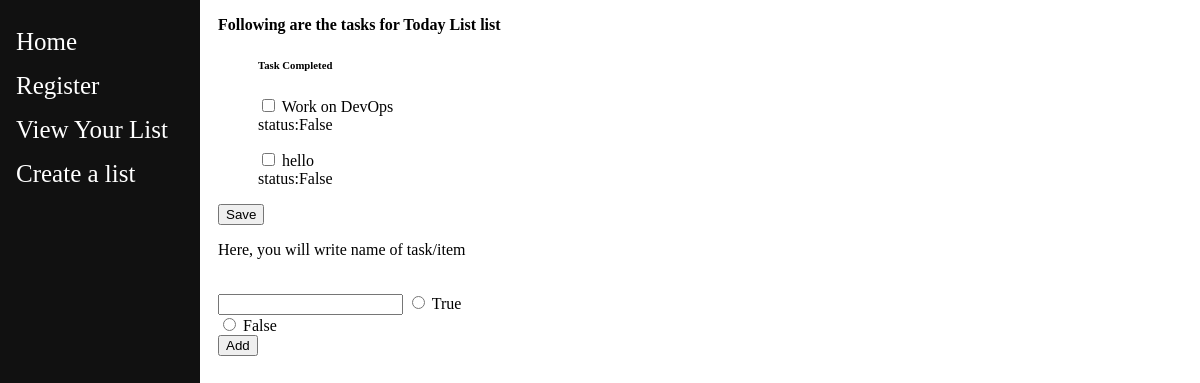
Page /1 (signed in) on the earlier database version.
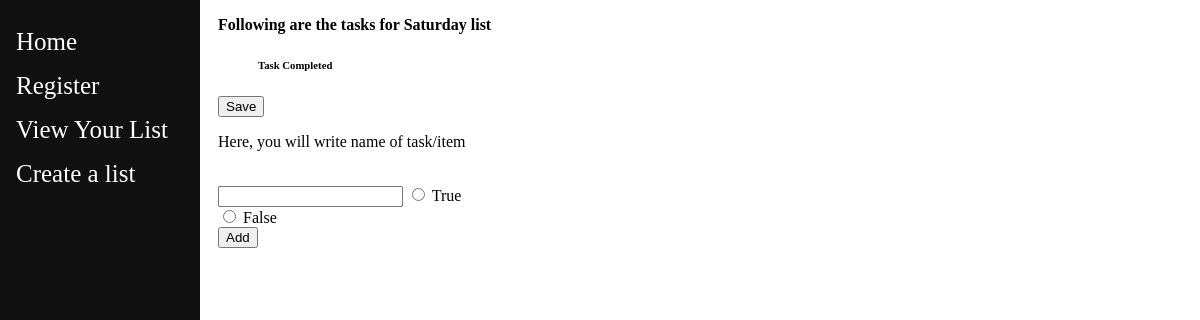
Same page on the later database version.
### main/models.py (models this page shows)
class ToDoList(models.Model):
    user =   models.ForeignKey(User,on_delete=models.CASCADE, related_name="ToDoList",null=True)
    name= models.CharField(max_length=200)
    def __str__(self):
        return self.name

class Item(models.Model):
    toDoList =   models.ForeignKey(ToDoList,on_delete=models.CASCADE)
    text= models.CharField(max_length=300)
    complete = models.BooleanField()
    def __str__(self):
        return self.text

### main/views.py (the view, shortened to what this page needs)
# urls.py: path("<int:id>",views.index,name="index"),
def index(response,id):
    req = ToDoList.objects.get(id=id)
    return render(response, 'main/list.html',{"name": req})

### main/Templates/main/list.html (shortened to what this page needs)
{% extends "./base.html" %}
{% block content %}
<p><strong>Following are the tasks for {{name}} list</strong></p>
<form action="#" method="post">
<ul>
<h6>Task Completed</h6>
{% for item in name.item_set.all %}
{% if item.complete == False %}
<p> <input type="checkbox" name="c{{item.id}}" value="clicked" id=""> {{item}} <br> status:{{item.complete}}</p>
{% endif %}
{%endfor%}
</ul>
<button type="submit", name="save", value="save">Save</button>
<br><p>Here, you will write name of task/item</p><br>
<input type="text" name="new" >
<input type="radio" id="True" name="itemComplete" value="True">
<label for="True">True</label><br>
<input type="radio" id="False" name="itemComplete" value="False">
<label for="False">False</label><br>
<button type="submit", name="newItem", value="newItem">Add</button>
</form>
{% endblock %}

Differences in the rows shown:
no longer on this page (row edited): Item: text "Work on DevOps", complete "False"
removed Item: text "hello", complete "False"
changed ToDoList: name "Today List" → "Saturday"
